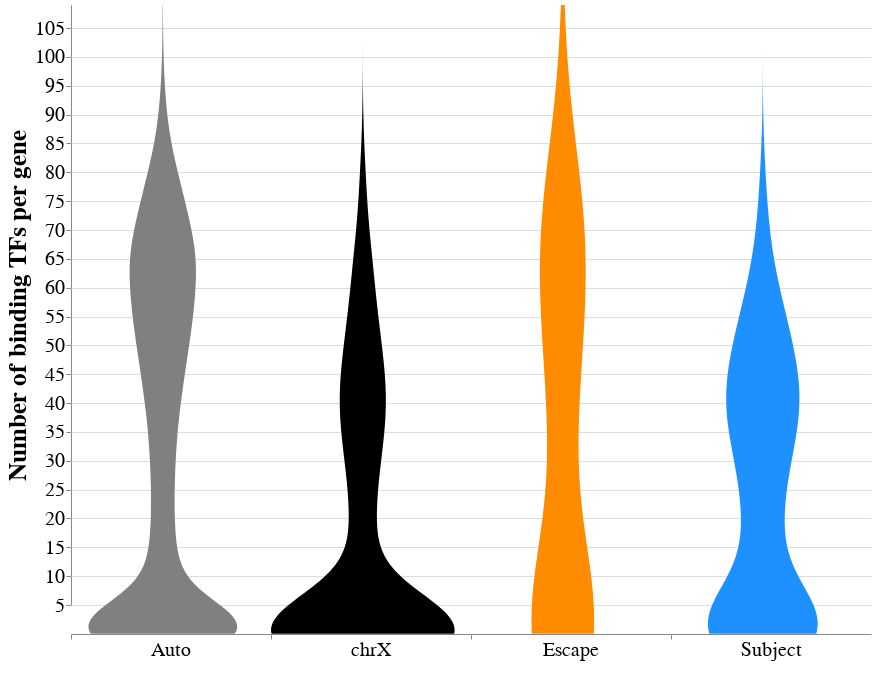

Source (notebook cell):
### Code cell
alt.Chart(numTFs_all.query('numTFs >= 0')).transform_density(
    'numTFs',  as_=['number_TFs', 'density'], groupby=['type'],
).mark_area(orient='horizontal').encode(
    alt.Y('number_TFs:Q', title="Number of binding TFs per gene", axis=alt.Axis(labelFontSize=20, titleFontSize=25), scale=alt.Scale(domain=[5, 109])),
    #alt.X('density:Q', title="Scaled Density", axis=alt.Axis(labelFontSize=20, titleFontSize=25)),
    alt.X('density:Q', stack='center', title=None, axis=alt.Axis(labels=False, values=[0], grid=False, ticks=True)),
    alt.Color('type:N', title="", scale=alt.Scale(range=['grey', 'darkorange', 'dodgerblue', 'black']), legend=None),
    alt.Column('type:N', header=alt.Header(titleOrient='bottom', titleFontSize=0, labelOrient='bottom',labelPadding=0, labelFontSize=20), sort=['Auto', 'chrX', 'Escape', 'Subject'])
).properties(height=600, width=200).configure_facet(spacing=0).configure_view(stroke=None)

### Figure 1 — Vega-Lite specification as saved in the notebook (floating-point values rounded to 4 significant figures; data arrays with more than 128 entries replaced by an {"elided": "..."} marker saying what was removed)
{"config": {"view": {"continuousWidth": 400, "continuousHeight": 300, "stroke": null}, "facet": {"spacing": 0}}, "data": {"name": "data-3c10f661409e97a400dff5e9162b2c63"}, "mark": {"type": "area", "orient": "horizontal"}, "encoding": {"color": {"type": "nominal", "field": "type", "legend": null, "scale": {"range": ["grey", "darkorange", "dodgerblue", "black"]}, "title": ""}, "column": {"type": "nominal", "field": "type", "header": {"labelFontSize": 20, "labelOrient": "bottom", "labelPadding": 0, "titleFontSize": 0, "titleOrient": "bottom"}, "sort": ["Auto", "chrX", "Escape", "Subject"]}, "x": {"type": "quantitative", "axis": {"grid": false, "labels": false, "ticks": true, "values": [0]}, "field": "density", "stack": "center", "title": null}, "y": {"type": "quantitative", "axis": {"labelFontSize": 20, "titleFontSize": 25}, "field": "number_TFs", "scale": {"domain": [5, 109]}, "title": "Number of binding TFs per gene"}}, "height": 600, "transform": [{"density": "numTFs", "groupby": ["type"], "as": ["number_TFs", "density"]}], "width": 200, "$schema": "https://vega.github.io/schema/vega-lite/v4.8.1.json", "datasets": {"data-3c10f661409e97a400dff5e9162b2c63": {"elided": "19636 records"}}}
